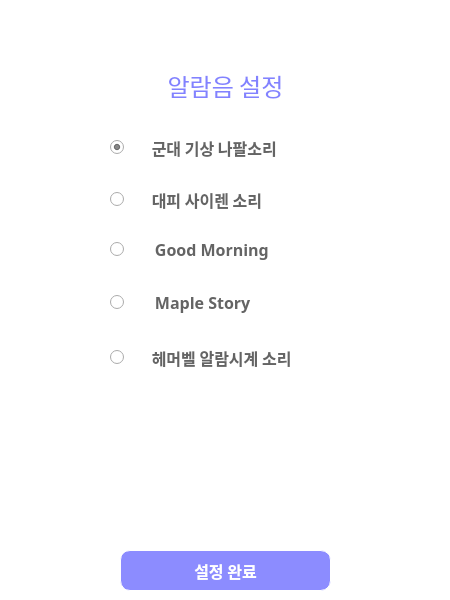
<?xml version="1.0" encoding="UTF-8"?>
<ui version="4.0">
 <class>Form</class>
 <widget class="QWidget" name="Form">
  <property name="geometry">
   <rect>
    <x>0</x>
    <y>0</y>
    <width>450</width>
    <height>600</height>
   </rect>
  </property>
  <property name="windowTitle">
   <string>Form</string>
  </property>
  <widget class="QStackedWidget" name="stackedWidget">
   <property name="geometry">
    <rect>
     <x>0</x>
     <y>60</y>
     <width>450</width>
     <height>540</height>
    </rect>
   </property>
   <property name="currentIndex">
    <number>2</number>
   </property>
   <widget class="QWidget" name="bot_page">
    <widget class="QWidget" name="widget" native="true">
     <property name="geometry">
      <rect>
       <x>0</x>
       <y>0</y>
       <width>450</width>
       <height>600</height>
      </rect>
     </property>
     <property name="styleSheet">
      <string notr="true">background-color: rgb(255, 255, 255);</string>
     </property>
     <widget class="QScrollArea" name="scrollArea">
      <property name="geometry">
       <rect>
        <x>10</x>
        <y>55</y>
        <width>430</width>
        <height>390</height>
       </rect>
      </property>
      <property name="minimumSize">
       <size>
        <width>430</width>
        <height>390</height>
       </size>
      </property>
      <property name="maximumSize">
       <size>
        <width>430</width>
        <height>390</height>
       </size>
      </property>
      <property name="styleSheet">
       <string notr="true">QScrollArea#scrollArea{border-color: rgb(170, 170, 255);
border-width:2px;
border-style:solid;
border-radius: 10px;}</string>
      </property>
      <property name="verticalScrollBarPolicy">
       <enum>Qt::ScrollBarAlwaysOff</enum>
      </property>
      <property name="horizontalScrollBarPolicy">
       <enum>Qt::ScrollBarAlwaysOff</enum>
      </property>
      <property name="widgetResizable">
       <bool>true</bool>
      </property>
      <widget class="QWidget" name="scrollAreaWidgetContents">
       <property name="geometry">
        <rect>
         <x>0</x>
         <y>0</y>
         <width>426</width>
         <height>386</height>
        </rect>
       </property>
       <layout class="QVBoxLayout" name="verticalLayout_2">
        <property name="spacing">
         <number>0</number>
        </property>
        <property name="leftMargin">
         <number>0</number>
        </property>
        <property name="topMargin">
         <number>0</number>
        </property>
        <property name="rightMargin">
         <number>0</number>
        </property>
        <property name="bottomMargin">
         <number>0</number>
        </property>
        <item>
         <spacer name="verticalSpacer_2">
          <property name="orientation">
           <enum>Qt::Vertical</enum>
          </property>
          <property name="sizeHint" stdset="0">
           <size>
            <width>20</width>
            <height>383</height>
           </size>
          </property>
         </spacer>
        </item>
       </layout>
      </widget>
     </widget>
     <widget class="QTextEdit" name="chat_edit">
      <property name="geometry">
       <rect>
        <x>10</x>
        <y>455</y>
        <width>371</width>
        <height>80</height>
       </rect>
      </property>
      <property name="styleSheet">
       <string notr="true">border-color: rgb(170, 170, 255);
border-width:2px;
border-style:solid;
border-top-left-radius:10px;
border-bottom-left-radius:10px;
</string>
      </property>
     </widget>
     <widget class="QPushButton" name="send_chatbot_btn">
      <property name="geometry">
       <rect>
        <x>381</x>
        <y>455</y>
        <width>60</width>
        <height>80</height>
       </rect>
      </property>
      <property name="font">
       <font>
        <family>G마켓 산스 TTF Bold</family>
        <pointsize>12</pointsize>
       </font>
      </property>
      <property name="styleSheet">
       <string notr="true">color: rgb(255, 255, 255);
background-color: rgb(170, 170, 255);
border-width:0px;
border-style:solid;
border-top-right-radius:10px;
border-bottom-right-radius:10px;
</string>
      </property>
      <property name="text">
       <string>전송</string>
      </property>
     </widget>
     <widget class="QLabel" name="label_3">
      <property name="geometry">
       <rect>
        <x>145</x>
        <y>10</y>
        <width>161</width>
        <height>31</height>
       </rect>
      </property>
      <property name="font">
       <font>
        <family>G마켓 산스 TTF Bold</family>
        <pointsize>18</pointsize>
       </font>
      </property>
      <property name="styleSheet">
       <string notr="true">color: rgb(130, 130, 255);</string>
      </property>
      <property name="text">
       <string>챗봇과 채팅</string>
      </property>
      <property name="alignment">
       <set>Qt::AlignCenter</set>
      </property>
     </widget>
    </widget>
   </widget>
   <widget class="QWidget" name="user_page">
    <widget class="QWidget" name="widget_3" native="true">
     <property name="geometry">
      <rect>
       <x>0</x>
       <y>0</y>
       <width>450</width>
       <height>600</height>
      </rect>
     </property>
     <property name="styleSheet">
      <string notr="true">background-color: rgb(255, 255, 255);</string>
     </property>
     <widget class="QLabel" name="label_6">
      <property name="geometry">
       <rect>
        <x>145</x>
        <y>10</y>
        <width>161</width>
        <height>31</height>
       </rect>
      </property>
      <property name="font">
       <font>
        <family>G마켓 산스 TTF Bold</family>
        <pointsize>18</pointsize>
       </font>
      </property>
      <property name="styleSheet">
       <string notr="true">color: rgb(130, 130, 255);</string>
      </property>
      <property name="text">
       <string>유저와 채팅</string>
      </property>
      <property name="alignment">
       <set>Qt::AlignCenter</set>
      </property>
     </widget>
     <widget class="QScrollArea" name="scrollArea_3">
      <property name="geometry">
       <rect>
        <x>10</x>
        <y>55</y>
        <width>430</width>
        <height>390</height>
       </rect>
      </property>
      <property name="minimumSize">
       <size>
        <width>430</width>
        <height>390</height>
       </size>
      </property>
      <property name="maximumSize">
       <size>
        <width>430</width>
        <height>390</height>
       </size>
      </property>
      <property name="styleSheet">
       <string notr="true">QScrollArea#scrollArea_3{border-color: rgb(170, 170, 255);
border-width:2px;
border-style:solid;
border-radius: 10px;}</string>
      </property>
      <property name="verticalScrollBarPolicy">
       <enum>Qt::ScrollBarAlwaysOff</enum>
      </property>
      <property name="horizontalScrollBarPolicy">
       <enum>Qt::ScrollBarAlwaysOff</enum>
      </property>
      <property name="widgetResizable">
       <bool>true</bool>
      </property>
      <widget class="QWidget" name="scrollAreaWidgetContents_2">
       <property name="geometry">
        <rect>
         <x>0</x>
         <y>0</y>
         <width>426</width>
         <height>386</height>
        </rect>
       </property>
       <layout class="QVBoxLayout" name="verticalLayout">
        <property name="spacing">
         <number>0</number>
        </property>
        <property name="leftMargin">
         <number>0</number>
        </property>
        <property name="topMargin">
         <number>0</number>
        </property>
        <property name="rightMargin">
         <number>0</number>
        </property>
        <property name="bottomMargin">
         <number>0</number>
        </property>
        <item>
         <spacer name="verticalSpacer">
          <property name="orientation">
           <enum>Qt::Vertical</enum>
          </property>
          <property name="sizeHint" stdset="0">
           <size>
            <width>20</width>
            <height>385</height>
           </size>
          </property>
         </spacer>
        </item>
       </layout>
      </widget>
     </widget>
     <widget class="QTextEdit" name="chat_edit_3">
      <property name="geometry">
       <rect>
        <x>10</x>
        <y>455</y>
        <width>371</width>
        <height>80</height>
       </rect>
      </property>
      <property name="styleSheet">
       <string notr="true">border-color: rgb(170, 170, 255);
border-width:2px;
border-style:solid;
border-top-left-radius:10px;
border-bottom-left-radius:10px;
</string>
      </property>
     </widget>
     <widget class="QPushButton" name="all_send_btn">
      <property name="geometry">
       <rect>
        <x>380</x>
        <y>455</y>
        <width>60</width>
        <height>80</height>
       </rect>
      </property>
      <property name="font">
       <font>
        <family>G마켓 산스 TTF Bold</family>
        <pointsize>12</pointsize>
       </font>
      </property>
      <property name="styleSheet">
       <string notr="true">color: rgb(255, 255, 255);
background-color: rgb(170, 170, 255);
border-width:0px;
border-style:solid;
border-top-right-radius:10px;
border-bottom-right-radius:10px;
</string>
      </property>
      <property name="text">
       <string>전송</string>
      </property>
     </widget>
    </widget>
   </widget>
   <widget class="QWidget" name="music_page">
    <widget class="QWidget" name="widget_6" native="true">
     <property name="geometry">
      <rect>
       <x>0</x>
       <y>0</y>
       <width>450</width>
       <height>600</height>
      </rect>
     </property>
     <property name="styleSheet">
      <string notr="true">background-color: rgb(255, 255, 255);</string>
     </property>
     <widget class="QLabel" name="label_8">
      <property name="geometry">
       <rect>
        <x>145</x>
        <y>10</y>
        <width>161</width>
        <height>31</height>
       </rect>
      </property>
      <property name="font">
       <font>
        <family>G마켓 산스 TTF Bold</family>
        <pointsize>18</pointsize>
       </font>
      </property>
      <property name="styleSheet">
       <string notr="true">color: rgb(130, 130, 255);</string>
      </property>
      <property name="text">
       <string>알람음 설정</string>
      </property>
      <property name="alignment">
       <set>Qt::AlignCenter</set>
      </property>
     </widget>
     <widget class="QWidget" name="widget_4" native="true">
      <property name="geometry">
       <rect>
        <x>30</x>
        <y>50</y>
        <width>400</width>
        <height>420</height>
       </rect>
      </property>
      <property name="styleSheet">
       <string notr="true">border-width:2px;
border-style:solid;
</string>
      </property>
      <widget class="QRadioButton" name="radioButton">
       <property name="geometry">
        <rect>
         <x>80</x>
         <y>20</y>
         <width>221</width>
         <height>35</height>
        </rect>
       </property>
       <property name="font">
        <font>
         <family>G마켓 산스 TTF Medium</family>
         <pointsize>12</pointsize>
         <weight>75</weight>
         <bold>true</bold>
        </font>
       </property>
       <property name="styleSheet">
        <string notr="true">color: rgb(100, 100, 100);
border-width:0px;
border-style:solid;
</string>
       </property>
       <property name="text">
        <string>      군대 기상 나팔소리</string>
       </property>
       <property name="checked">
        <bool>true</bool>
       </property>
      </widget>
      <widget class="QRadioButton" name="radioButton_2">
       <property name="geometry">
        <rect>
         <x>80</x>
         <y>72</y>
         <width>221</width>
         <height>35</height>
        </rect>
       </property>
       <property name="font">
        <font>
         <family>G마켓 산스 TTF Medium</family>
         <pointsize>12</pointsize>
         <weight>75</weight>
         <bold>true</bold>
        </font>
       </property>
       <property name="styleSheet">
        <string notr="true">color: rgb(100, 100, 100);
border-width:0px;
border-style:solid;
</string>
       </property>
       <property name="text">
        <string>      대피 사이렌 소리</string>
       </property>
      </widget>
      <widget class="QRadioButton" name="radioButton_3">
       <property name="geometry">
        <rect>
         <x>80</x>
         <y>122</y>
         <width>221</width>
         <height>35</height>
        </rect>
       </property>
       <property name="font">
        <font>
         <family>G마켓 산스 TTF Medium</family>
         <pointsize>12</pointsize>
         <weight>75</weight>
         <bold>true</bold>
        </font>
       </property>
       <property name="styleSheet">
        <string notr="true">color: rgb(100, 100, 100);
border-width:0px;
border-style:solid;
</string>
       </property>
       <property name="text">
        <string>      Good Morning</string>
       </property>
      </widget>
      <widget class="QRadioButton" name="radioButton_4">
       <property name="geometry">
        <rect>
         <x>80</x>
         <y>175</y>
         <width>221</width>
         <height>35</height>
        </rect>
       </property>
       <property name="font">
        <font>
         <family>G마켓 산스 TTF Medium</family>
         <pointsize>12</pointsize>
         <weight>75</weight>
         <bold>true</bold>
        </font>
       </property>
       <property name="styleSheet">
        <string notr="true">color: rgb(100, 100, 100);
border-width:0px;
border-style:solid;
</string>
       </property>
       <property name="text">
        <string>      Maple Story</string>
       </property>
      </widget>
      <widget class="QRadioButton" name="radioButton_5">
       <property name="geometry">
        <rect>
         <x>80</x>
         <y>230</y>
         <width>221</width>
         <height>35</height>
        </rect>
       </property>
       <property name="font">
        <font>
         <family>G마켓 산스 TTF Medium</family>
         <pointsize>12</pointsize>
         <weight>75</weight>
         <bold>true</bold>
        </font>
       </property>
       <property name="styleSheet">
        <string notr="true">color: rgb(100, 100, 100);
border-width:0px;
border-style:solid;
</string>
       </property>
       <property name="text">
        <string>      헤머벨 알람시계 소리</string>
       </property>
      </widget>
      <widget class="QLabel" name="move_lbl">
       <property name="geometry">
        <rect>
         <x>98</x>
         <y>310</y>
         <width>20</width>
         <height>20</height>
        </rect>
       </property>
       <property name="styleSheet">
        <string notr="true">border-color: rgb(255, 255, 255);</string>
       </property>
       <property name="text">
        <string/>
       </property>
       <property name="pixmap">
        <pixmap>../UI_img/2995101.png</pixmap>
       </property>
       <property name="scaledContents">
        <bool>true</bool>
       </property>
      </widget>
      <widget class="QLabel" name="label">
       <property name="geometry">
        <rect>
         <x>0</x>
         <y>300</y>
         <width>111</width>
         <height>121</height>
        </rect>
       </property>
       <property name="styleSheet">
        <string notr="true">border-color: rgb(255, 255, 255);</string>
       </property>
       <property name="text">
        <string/>
       </property>
       <property name="pixmap">
        <pixmap>../UI_img/사람.jpg</pixmap>
       </property>
       <property name="scaledContents">
        <bool>true</bool>
       </property>
      </widget>
      <widget class="QLabel" name="move_lbl_2">
       <property name="geometry">
        <rect>
         <x>128</x>
         <y>370</y>
         <width>20</width>
         <height>20</height>
        </rect>
       </property>
       <property name="styleSheet">
        <string notr="true">border-color: rgb(255, 255, 255);</string>
       </property>
       <property name="text">
        <string/>
       </property>
       <property name="pixmap">
        <pixmap>../UI_img/2995101.png</pixmap>
       </property>
       <property name="scaledContents">
        <bool>true</bool>
       </property>
      </widget>
      <zorder>label</zorder>
      <zorder>radioButton</zorder>
      <zorder>radioButton_2</zorder>
      <zorder>radioButton_3</zorder>
      <zorder>radioButton_4</zorder>
      <zorder>radioButton_5</zorder>
      <zorder>move_lbl</zorder>
      <zorder>move_lbl_2</zorder>
     </widget>
     <widget class="QPushButton" name="pushButton">
      <property name="geometry">
       <rect>
        <x>120</x>
        <y>490</y>
        <width>211</width>
        <height>41</height>
       </rect>
      </property>
      <property name="font">
       <font>
        <family>G마켓 산스 TTF Medium</family>
        <pointsize>12</pointsize>
        <weight>75</weight>
        <bold>true</bold>
       </font>
      </property>
      <property name="styleSheet">
       <string notr="true">background-color: rgb(140, 140, 255);
color: rgb(255, 255, 255);
border-width:1px;
border-style:solid;
border-radius:10px;
</string>
      </property>
      <property name="text">
       <string>설정 완료</string>
      </property>
     </widget>
    </widget>
   </widget>
   <widget class="QWidget" name="info_page">
    <widget class="QWidget" name="widget_8" native="true">
     <property name="geometry">
      <rect>
       <x>0</x>
       <y>0</y>
       <width>450</width>
       <height>600</height>
      </rect>
     </property>
     <property name="styleSheet">
      <string notr="true">background-color: rgb(255, 255, 255);</string>
     </property>
     <widget class="QLabel" name="label_10">
      <property name="geometry">
       <rect>
        <x>145</x>
        <y>10</y>
        <width>161</width>
        <height>31</height>
       </rect>
      </property>
      <property name="font">
       <font>
        <family>G마켓 산스 TTF Bold</family>
        <pointsize>18</pointsize>
       </font>
      </property>
      <property name="styleSheet">
       <string notr="true">color: rgb(130, 130, 255);</string>
      </property>
      <property name="text">
       <string>내정보 보기</string>
      </property>
      <property name="alignment">
       <set>Qt::AlignCenter</set>
      </property>
     </widget>
     <widget class="QLabel" name="label_11">
      <property name="geometry">
       <rect>
        <x>194</x>
        <y>48</y>
        <width>60</width>
        <height>60</height>
       </rect>
      </property>
      <property name="styleSheet">
       <string notr="true">border-width:0px;
</string>
      </property>
      <property name="text">
       <string/>
      </property>
      <property name="pixmap">
       <pixmap>../UI_img/프로필.png</pixmap>
      </property>
      <property name="scaledContents">
       <bool>true</bool>
      </property>
     </widget>
     <widget class="QLabel" name="nickname_lbl">
      <property name="geometry">
       <rect>
        <x>122</x>
        <y>111</y>
        <width>205</width>
        <height>28</height>
       </rect>
      </property>
      <property name="font">
       <font>
        <family>G마켓 산스 TTF Bold</family>
        <pointsize>15</pointsize>
       </font>
      </property>
      <property name="styleSheet">
       <string notr="true">color: rgb(90, 90, 90);</string>
      </property>
      <property name="text">
       <string>이승신</string>
      </property>
      <property name="alignment">
       <set>Qt::AlignCenter</set>
      </property>
     </widget>
     <widget class="QScrollArea" name="scrollArea_2">
      <property name="geometry">
       <rect>
        <x>30</x>
        <y>145</y>
        <width>390</width>
        <height>380</height>
       </rect>
      </property>
      <property name="minimumSize">
       <size>
        <width>390</width>
        <height>380</height>
       </size>
      </property>
      <property name="maximumSize">
       <size>
        <width>390</width>
        <height>380</height>
       </size>
      </property>
      <property name="styleSheet">
       <string notr="true">border-color: rgb(140, 140, 140);
border-style:dashed;
border-width:2px;
border-radius:10px;</string>
      </property>
      <property name="verticalScrollBarPolicy">
       <enum>Qt::ScrollBarAlwaysOff</enum>
      </property>
      <property name="horizontalScrollBarPolicy">
       <enum>Qt::ScrollBarAlwaysOff</enum>
      </property>
      <property name="widgetResizable">
       <bool>true</bool>
      </property>
      <widget class="QWidget" name="scrollAreaWidgetContents_3">
       <property name="geometry">
        <rect>
         <x>0</x>
         <y>0</y>
         <width>386</width>
         <height>376</height>
        </rect>
       </property>
       <property name="minimumSize">
        <size>
         <width>386</width>
         <height>376</height>
        </size>
       </property>
       <property name="maximumSize">
        <size>
         <width>386</width>
         <height>376</height>
        </size>
       </property>
       <layout class="QHBoxLayout" name="horizontalLayout">
        <property name="spacing">
         <number>0</number>
        </property>
        <property name="leftMargin">
         <number>0</number>
        </property>
        <property name="topMargin">
         <number>0</number>
        </property>
        <property name="rightMargin">
         <number>0</number>
        </property>
        <property name="bottomMargin">
         <number>0</number>
        </property>
        <item>
         <spacer name="verticalSpacer_3">
          <property name="orientation">
           <enum>Qt::Vertical</enum>
          </property>
          <property name="sizeHint" stdset="0">
           <size>
            <width>20</width>
            <height>373</height>
           </size>
          </property>
         </spacer>
        </item>
       </layout>
      </widget>
     </widget>
    </widget>
   </widget>
  </widget>
  <widget class="QWidget" name="widget_2" native="true">
   <property name="geometry">
    <rect>
     <x>0</x>
     <y>0</y>
     <width>450</width>
     <height>60</height>
    </rect>
   </property>
   <property name="styleSheet">
    <string notr="true">background-color: rgb(255, 255, 255);</string>
   </property>
   <widget class="QPushButton" name="chatbot_btn">
    <property name="geometry">
     <rect>
      <x>35</x>
      <y>7</y>
      <width>75</width>
      <height>51</height>
     </rect>
    </property>
    <property name="styleSheet">
     <string notr="true">border-width:0px;
border-style:solid;
</string>
    </property>
    <property name="text">
     <string/>
    </property>
    <property name="icon">
     <iconset>
      <normaloff>../UI_img/챗봇2.png</normaloff>
      <normalon>../UI_img/챗봇.png</normalon>../UI_img/챗봇2.png</iconset>
    </property>
    <property name="iconSize">
     <size>
      <width>40</width>
      <height>40</height>
     </size>
    </property>
    <property name="checkable">
     <bool>true</bool>
    </property>
    <property name="autoExclusive">
     <bool>true</bool>
    </property>
   </widget>
   <widget class="QPushButton" name="userchat_btn">
    <property name="geometry">
     <rect>
      <x>135</x>
      <y>9</y>
      <width>70</width>
      <height>45</height>
     </rect>
    </property>
    <property name="styleSheet">
     <string notr="true">border-width:0px;
border-style:solid;</string>
    </property>
    <property name="text">
     <string/>
    </property>
    <property name="icon">
     <iconset>
      <normaloff>../UI_img/대화창.png</normaloff>
      <normalon>../UI_img/대화창2.png</normalon>../UI_img/대화창.png</iconset>
    </property>
    <property name="iconSize">
     <size>
      <width>65</width>
      <height>55</height>
     </size>
    </property>
    <property name="checkable">
     <bool>true</bool>
    </property>
    <property name="autoRepeat">
     <bool>false</bool>
    </property>
    <property name="autoExclusive">
     <bool>true</bool>
    </property>
   </widget>
   <widget class="QPushButton" name="music_btn">
    <property name="geometry">
     <rect>
      <x>253</x>
      <y>6</y>
      <width>55</width>
      <height>50</height>
     </rect>
    </property>
    <property name="styleSheet">
     <string notr="true">border-width:0px;
border-style:solid;</string>
    </property>
    <property name="text">
     <string/>
    </property>
    <property name="icon">
     <iconset>
      <normaloff>../UI_img/음표.png</normaloff>
      <normalon>../UI_img/음표2.png</normalon>../UI_img/음표.png</iconset>
    </property>
    <property name="iconSize">
     <size>
      <width>50</width>
      <height>50</height>
     </size>
    </property>
    <property name="checkable">
     <bool>true</bool>
    </property>
    <property name="autoExclusive">
     <bool>true</bool>
    </property>
   </widget>
   <widget class="QPushButton" name="myinfo_btn">
    <property name="geometry">
     <rect>
      <x>350</x>
      <y>4</y>
      <width>50</width>
      <height>50</height>
     </rect>
    </property>
    <property name="styleSheet">
     <string notr="true">border-width:0px;
border-style:solid;</string>
    </property>
    <property name="text">
     <string/>
    </property>
    <property name="icon">
     <iconset>
      <normaloff>../UI_img/내정보.png</normaloff>
      <normalon>../UI_img/내정보2.png</normalon>../UI_img/내정보.png</iconset>
    </property>
    <property name="iconSize">
     <size>
      <width>40</width>
      <height>40</height>
     </size>
    </property>
    <property name="checkable">
     <bool>true</bool>
    </property>
    <property name="autoExclusive">
     <bool>true</bool>
    </property>
   </widget>
  </widget>
 </widget>
 <resources/>
 <connections/>
</ui>
